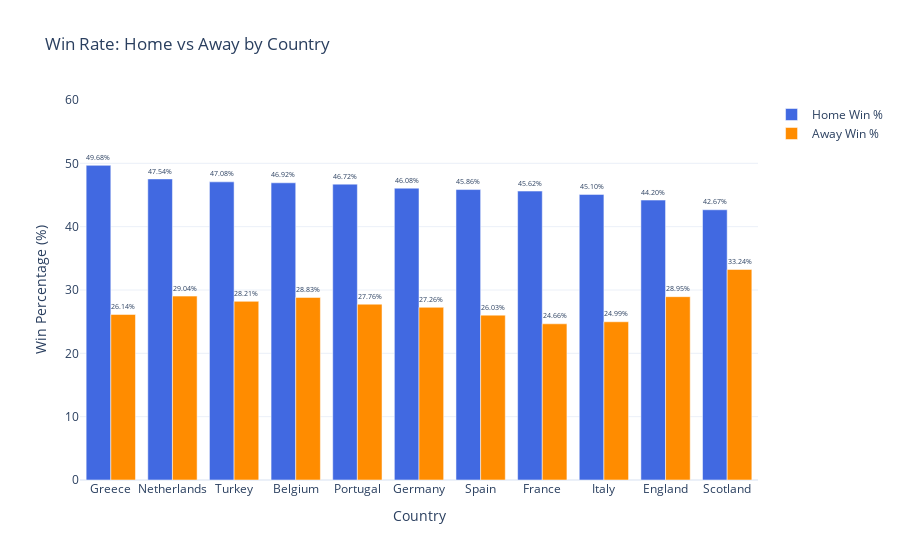

Notebook code for this chart:
### Code cell
import plotly.graph_objs as go

# Sort by home win percentage descending
sorted_win_stats = country_stats.sort_values(by='home_win_pct', ascending=False)

# Create grouped bar chart
win_bar_fig = go.Figure()

win_bar_fig.add_trace(go.Bar(
    x=sorted_win_stats.index,
    y=sorted_win_stats['home_win_pct'],
    name='Home Win %',
    marker_color='royalblue',
    text=sorted_win_stats['home_win_pct'].round(2),
    texttemplate='%{text:.2f}%',
    textposition='outside'
))

win_bar_fig.add_trace(go.Bar(
    x=sorted_win_stats.index,
    y=sorted_win_stats['away_win_pct'],
    name='Away Win %',
    marker_color='darkorange',
    text=sorted_win_stats['away_win_pct'].round(2),
    texttemplate='%{text:.2f}%',
    textposition='outside'
))

# Step 3: Update layout
win_bar_fig.update_layout(
    barmode='group',
    title='Win Rate: Home vs Away by Country',
    xaxis_title='Country',
    yaxis_title='Win Percentage (%)',
    xaxis=dict(categoryorder='array', categoryarray=sorted_win_stats.index),
    yaxis=dict(range=[0, 60]),
    template='plotly_white'
)

### Figure 1 — Plotly figure (JSON) as saved in the notebook; plotly's stock layout.template omitted (floating-point values rounded to 4 significant figures)
{"data": [{"marker": {"color": "royalblue"}, "name": "Home Win %", "text": [49.68, 47.54, 47.08, 46.92, 46.72, 46.08, 45.86, 45.62, 45.1, 44.2, 42.67], "textposition": "outside", "texttemplate": "%{text:.2f}%", "type": "bar", "x": ["Greece", "Netherlands", "Turkey", "Belgium", "Portugal", "Germany", "Spain", "France", "Italy", "England", "Scotland"], "y": [49.68, 47.54, 47.08, 46.92, 46.72, 46.08, 45.86, 45.62, 45.1, 44.2, 42.67]}, {"marker": {"color": "darkorange"}, "name": "Away Win %", "text": [26.14, 29.04, 28.21, 28.83, 27.76, 27.26, 26.03, 24.66, 24.99, 28.95, 33.24], "textposition": "outside", "texttemplate": "%{text:.2f}%", "type": "bar", "x": ["Greece", "Netherlands", "Turkey", "Belgium", "Portugal", "Germany", "Spain", "France", "Italy", "England", "Scotland"], "y": [26.14, 29.04, 28.21, 28.83, 27.76, 27.26, 26.03, 24.66, 24.99, 28.95, 33.24]}], "layout": {"barmode": "group", "title": {"text": "Win Rate: Home vs Away by Country"}, "xaxis": {"categoryarray": ["Greece", "Netherlands", "Turkey", "Belgium", "Portugal", "Germany", "Spain", "France", "Italy", "England", "Scotland"], "categoryorder": "array", "title": {"text": "Country"}}, "yaxis": {"range": [0, 60], "title": {"text": "Win Percentage (%)"}}}}
